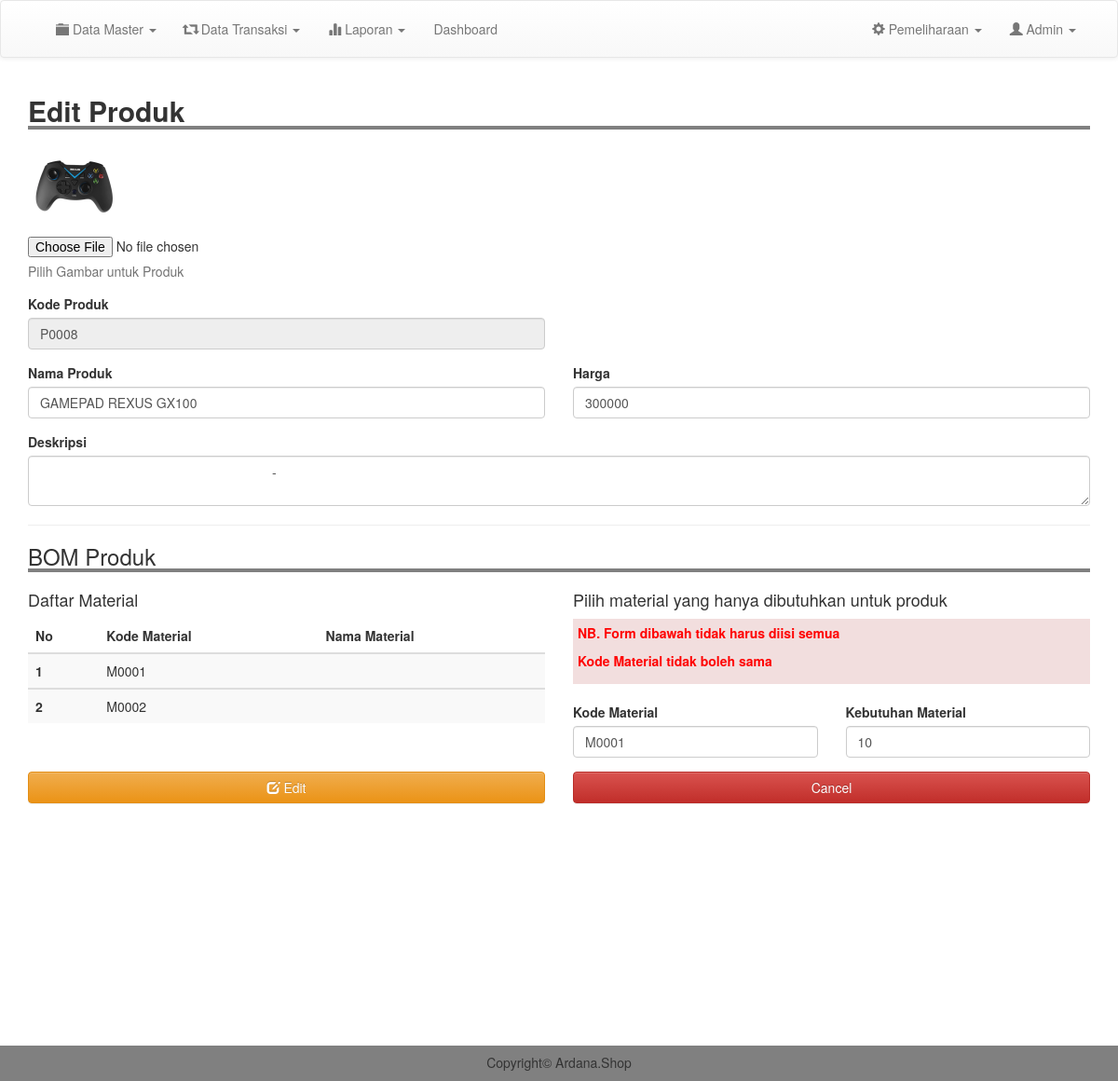
The page /admin/edit_produk.php?kode=P0008 (signed in) on the database its author committed.
### tables this page shows
CREATE TABLE `produk` (
  `kode_produk` varchar(100) NOT NULL,
  `nama` varchar(100) NOT NULL,
  `image` text NOT NULL,
  `deskripsi` text NOT NULL,
  `harga` int(11) NOT NULL
);

CREATE TABLE `inventory` (
  `kode_bk` varchar(100) NOT NULL,
  `nama` varchar(200) NOT NULL,
  `qty` varchar(200) NOT NULL,
  `satuan` varchar(200) NOT NULL,
  `harga` int(11) NOT NULL,
  `tanggal` date NOT NULL
);

CREATE TABLE `bom_produk` (
  `kode_bom` varchar(100) NOT NULL,
  `kode_bk` varchar(100) NOT NULL,
  `kode_produk` varchar(100) NOT NULL,
  `nama_produk` varchar(200) NOT NULL,
  `kebutuhan` varchar(200) NOT NULL
);

### admin/edit_produk.php (the view, shortened to what this page needs)
<?php
include 'header.php';
$kode_produk = $_GET['kode'];
$kode = mysqli_query($conn, "SELECT * from produk where kode_produk = '$kode_produk'");
$data = mysqli_fetch_assoc($kode);
?>
<div class="container">
	<h2 style=" width: 100%; border-bottom: 4px solid gray"><b>Edit Produk</b></h2>
	<form action="proses/edit_produk.php" method="POST" enctype="multipart/form-data">
		<div class="form-group">
			<label for="exampleInputFile"><img src="../image/produk/<?= $data['image']; ?>" width="100"></label>
			<input type="file" id="exampleInputFile" name="files">
			<p class="help-block">Pilih Gambar untuk Produk</p>
		</div>
		<div class="row">
			<div class="col-md-6">
				<div class="form-group">
					<label for="exampleInputEmail1">Kode Produk</label>
					<input type="text" class="form-control" id="exampleInputEmail1" placeholder="Masukkan Nama Produk" disabled value="<?= $data['kode_produk']; ?>">
				</div>
			</div>
		</div>
		<div class="row">
			<div class="col-md-6">
				<div class="form-group">
					<label for="exampleInputEmail1">Nama Produk</label>
					<input type="text" class="form-control" id="exampleInputEmail1" placeholder="Masukkan Nama Produk" name="nama" value="<?= $data['nama']; ?>">
				</div>
			</div>
			<div class="col-md-6">
				<div class="form-group">
					<label for="exampleInputEmail1">Harga</label>
					<input type="number" class="form-control" id="exampleInputEmail1" placeholder="masukkan Harga" name="harga" value="<?= $data['harga']; ?>">
				</div>
			</div>
		</div>
		<div class="form-group">
			<label for="exampleInputPassword1">Deskripsi</label>
			<textarea name="desk" class="form-control">
				<?= $data['deskripsi']; ?>
			</textarea>
		</div>
		<hr>
		<h3 style=" width: 100%; border-bottom: 4px solid gray">BOM Produk</h3>
		<div class="row">
			<div class="col-md-6">
				<h4>Daftar Material</h4>
				<table class="table table-striped ">
					<thead>
						<tr>
							<th scope="col">No</th>
							<th scope="col">Kode Material</th>
							<th scope="col">Nama Material</th>
						</tr>
					</thead>
					<?php
					$result2 = mysqli_query($conn, "SELECT * FROM inventory order by kode_bk asc");
					$no2 =1;
					while ($row2 = mysqli_fetch_assoc($result2)) {
						?>
						<tbody>
							<tr>
								<th scope="row"><?= $no2;  ?></th>
								<td><?= $row2['kode_bk']; ?></td>
								<td><?= $row2['nama']; ?></td>
							</tr>
						</tbody>
						<?php
						$no2++;
					}
					?>
				</table>
			</div>
			<div class="col-md-6">
				<h4>Pilih material yang hanya dibutuhkan untuk produk</h4>
				<div class="bg-danger" style="padding: 5px;">
				<p style="color: red; font-weight: bold;">NB. Form dibawah tidak harus diisi semua</p>
				<p style="color: red; font-weight: bold;">Kode Material tidak boleh sama</p>
				</div>
				<br>
				<?php
				$result3 = mysqli_query($conn, "SELECT * FROM bom_produk where kode_produk = '$kode_produk'");
				$jml = mysqli_num_rows($result3);
				$no3 = 1;
				while ($no3 <= $jml) {
				$row3 = mysqli_fetch_assoc($result3);
					?>
					<div class="row">
						<div class="col-md-6">
							<div class="form-group">
								<label for="exampleInputPassword1">Kode Material</label>
								<input type="text" name="material[]" class="form-control" placeholder="Masukkan Kode Material" value="<?= $row3['kode_bk']; ?>" required>
							</div>
						</div>
						<div class="col-md-6">
							<div class="form-group">
								<label >Kebutuhan Material</label>
								<input type="text" class="form-control"placeholder="Contoh : 250 atau 0.2" name="keb[]" value="<?= $row3['kebutuhan']; ?>" required>
							</div>
						</div>
					</div>
					<?php
					$no3++;
				}
				?>
			</div>
		</div>
		<div class="row">
			<div class="col-md-6">
				<button type="submit"  class="btn btn-warning btn-block" ><i class="glyphicon glyphicon-edit"></i> Edit</button>
			</div>
			<div class="col-md-6">
				<a href="m_produk.php" class="btn btn-danger btn-block">Cancel</a>
			</div>
		</div>
		<br>
	</div>
<br>
<br>
<br>
<br>
<br>
<br>
<br>
<br>
<br>
<br>
<br>
<br>
<?php
include 'footer.php';
?>

### css/style.css (style rules this page uses)
body { margin: 0; padding: 0; }

### rows shown on the page
produk: image (picture), kode_produk "P0008", nama "GAMEPAD REXUS GX100", harga "300000", desk "-"
inventory: kode_bk "M0001"
inventory: kode_bk "M0002"
bom_produk: kode_bk "M0001", kebutuhan "10"
